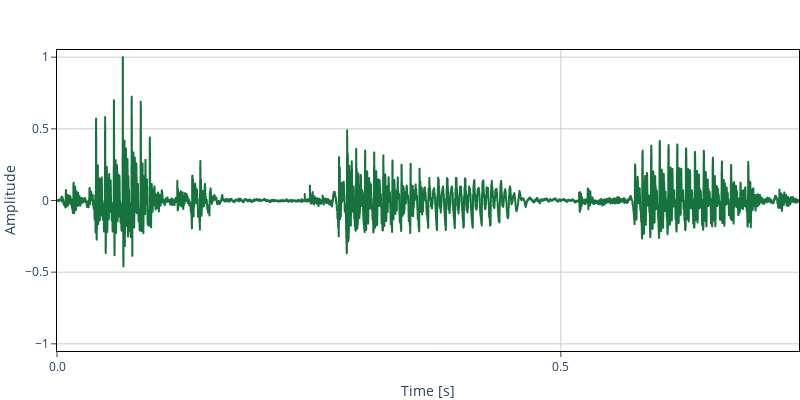

The notebook cell this image was saved under:
### Code cell
app.plot_sample()

### Figure 1 — Plotly figure (JSON) as saved in the notebook; plotly's stock layout.template omitted (floating-point values rounded to 4 significant figures; data arrays with more than 128 entries replaced by an {"elided": "..."} marker saying what was removed)
{"data": [{"hovertemplate": "variable=0<br>index=%{x}<br>value=%{y}<extra></extra>", "legendgroup": "0", "line": {"color": "#16733e", "dash": "solid"}, "marker": {"symbol": "circle"}, "mode": "lines", "name": "0", "showlegend": true, "type": "scattergl", "x": {"elided": "16237 int values"}, "xaxis": "x", "y": {"elided": "16237 float values"}, "yaxis": "y"}], "layout": {"height": 400, "hovermode": false, "legend": {"title": {"text": "variable"}, "tracegroupgap": 0}, "margin": {"b": 0, "l": 0, "r": 0, "t": 50}, "showlegend": false, "width": 800, "xaxis": {"anchor": "y", "domain": [0, 1], "gridcolor": "#c4cfc9", "linecolor": "black", "mirror": true, "showline": true, "tickmode": "array", "ticks": "outside", "ticktext": ["0.0", "0.5"], "tickvals": [0, 11025], "title": {"text": "Time [s]"}}, "yaxis": {"anchor": "x", "domain": [0, 1], "gridcolor": "#c4cfc9", "linecolor": "black", "mirror": true, "range": [-1.05, 1.05], "ticks": "outside", "title": {"text": "Amplitude"}}}}
